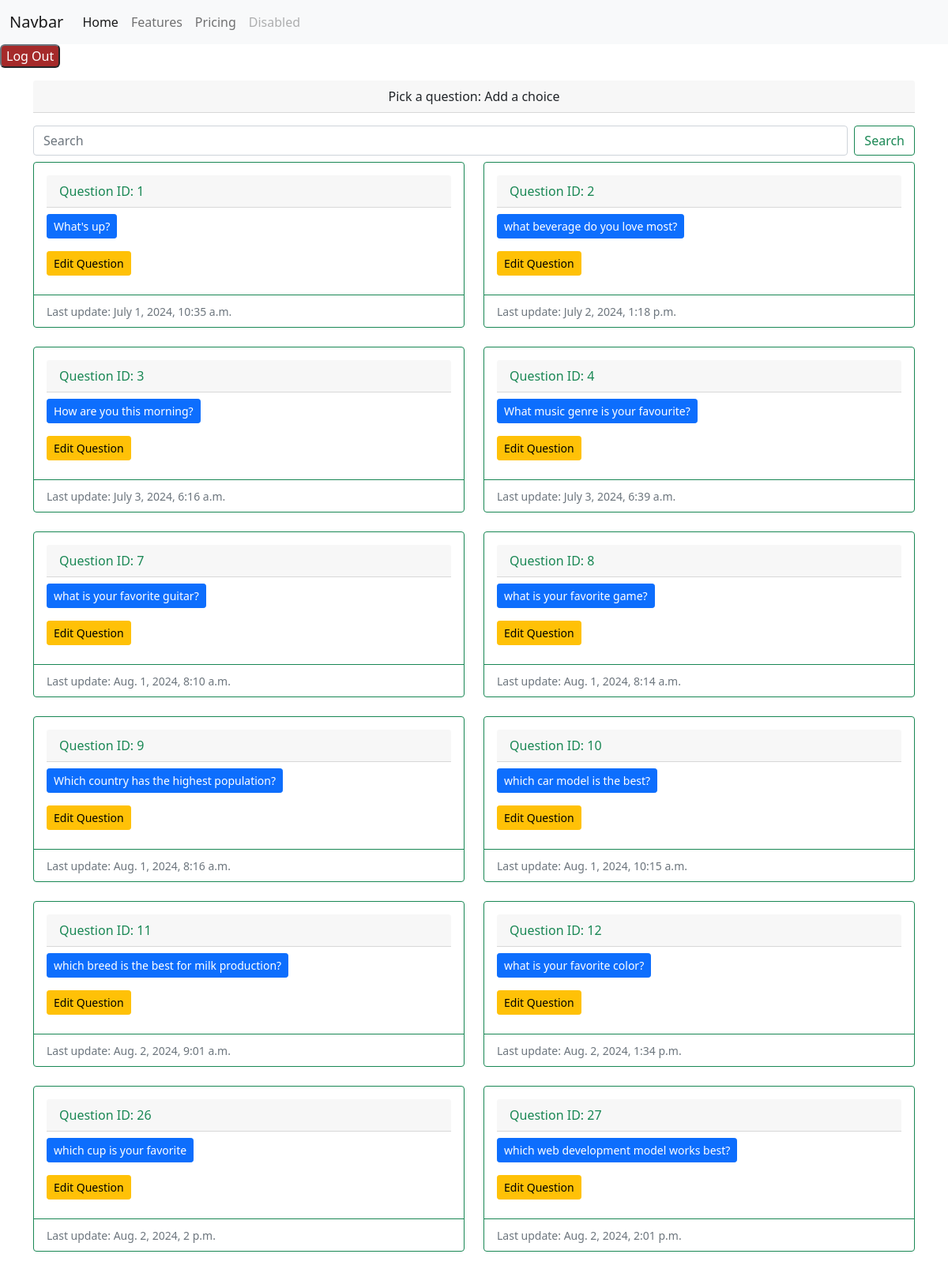
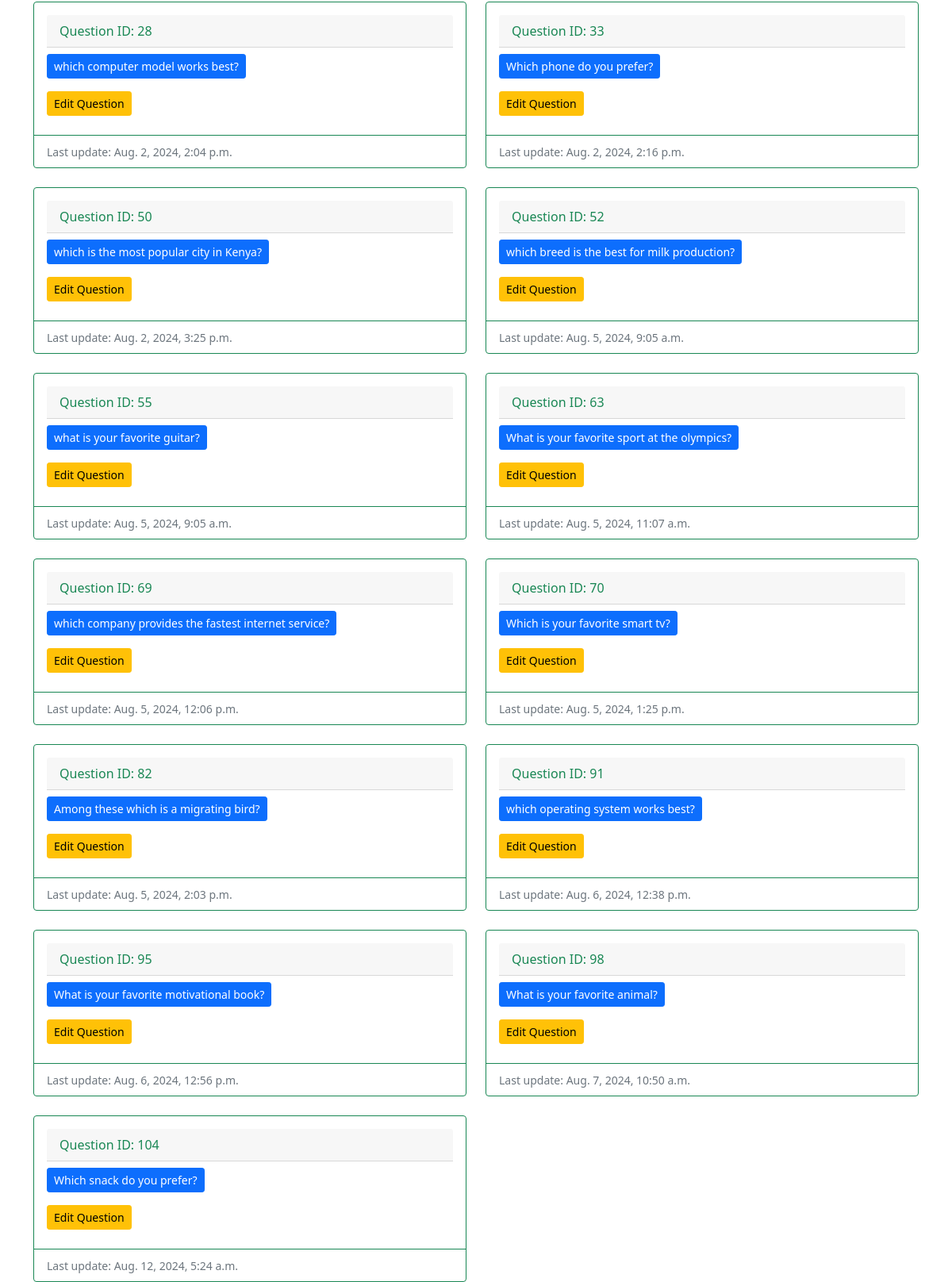
The page /users/available_questions/ (signed in) on the database its author committed (2 pictures, top to bottom).
### polls/models.py (models this page shows, shortened)
class Question(models.Model):
    question_text = models.CharField(max_length=255, null=True, blank=True)
    poll = models.ForeignKey('Poll', on_delete=models.SET_NULL, null=True, blank=True)
    pub_date = models.DateTimeField("date published",default=timezone.now)
    posted_by = models.ForeignKey(User, on_delete=models.SET_NULL, null=True, blank=True)
    timestamp = models.DateTimeField(default=timezone.now)

### users/views.py (the view)
# urls.py: path('available_questions/', views.AvailableQuestionsView.as_view(), name ='available_questions'),
class AvailableQuestionsView(LoginRequiredMixin, ListView):
    form_class = CreatePollForm
    template_name = 'users/available_questions.html'
    def get_context_data(self, **kwargs):
        context = super().get_context_data(**kwargs)
        context["questions"] = Question.objects.all()
        return context
    def get_queryset(self):  # new
        search_query = self.request.GET.get("search_quiz")
        if search_query:
            object_list = Question.objects.filter(
                question_text__icontains=search_query).order_by('-pub_date')
        else:
            object_list = Question.objects.all()
        return object_list

### users/templates/users/available_questions.html
{% extends 'base.html' %}
{% block content%}
<div class="text-center">
  <div class="card-header mb-3 mt-3">Pick a question: Add a choice</div>
</div>
<form action="{% url 'users:quizsearch' %}" method="GET" class="d-flex mb-2">
  <input class="form-control me-2" type="search" placeholder="Search" aria-label="Search"  name="search_quiz">
  <button class="btn btn-outline-success" type="submit">Search</button>
</form>
<div class="row row-cols-1 row-cols-md-2 g-4">
    {% for question in questions %}
    <div class="col">
      <div class="card border-success">
        <div class="card-body">
            <div class="card-header text-success ">Question ID: {{question.id}}
            </div>
          <h5 class="card-title mt-2">
            <a href="{% url 'users:create_poll_choice' question.id%}"
            class="btn btn-primary btn-sm">{{question.question_text}}</a>
            <div class="mt-3">
              <a href="#"
              class="btn btn-warning btn-sm">Edit Question</a>
            </div>
          </h5>
        </div>
        <div class="card-footer bg-transparent border-success">
            <p class="card-text"><small class="text-muted">Last update: {{question.pub_date}}</small></p>
        </div>
      </div>
    </div>
    {% endfor %}
  </div>
{%endblock%}

### rows shown on the page
Question: id "1", question_text "What's up?", pub_date "July 1, 2024, 10:35 a.m."
Question: id "2", question_text "what beverage do you love most?", pub_date "July 2, 2024, 1:18 p.m."
Question: id "3", question_text "How are you this morning?", pub_date "July 3, 2024, 6:16 a.m."
Question: id "4", question_text "What music genre is your favourite?", pub_date "July 3, 2024, 6:39 a.m."
Question: id "7", question_text "what is your favorite guitar?", pub_date "Aug. 1, 2024, 8:10 a.m."
Question: id "8", question_text "what is your favorite game?", pub_date "Aug. 1, 2024, 8:14 a.m."
Question: id "9", question_text "Which country has the highest population?", pub_date "Aug. 1, 2024, 8:16 a.m."
Question: id "10", question_text "which car model is the best?", pub_date "Aug. 1, 2024, 10:15 a.m."
Question: id "11", question_text "which breed is the best for milk production?", pub_date "Aug. 2, 2024, 9:01 a.m."
Question: id "12", question_text "what is your favorite color?", pub_date "Aug. 2, 2024, 1:34 p.m."
Question: id "26", question_text "which cup is your favorite", pub_date "Aug. 2, 2024, 2 p.m."
Question: id "27", question_text "which web development model works best?", pub_date "Aug. 2, 2024, 2:01 p.m."
Question: id "28", question_text "which computer model works best?", pub_date "Aug. 2, 2024, 2:04 p.m."
Question: id "33", question_text "Which phone do you prefer?", pub_date "Aug. 2, 2024, 2:16 p.m."
Question: id "50", question_text "which is the most popular city in Kenya?", pub_date "Aug. 2, 2024, 3:25 p.m."
Question: id "52", question_text "which breed is the best for milk production?", pub_date "Aug. 5, 2024, 9:05 a.m."
Question: id "55", question_text "what is your favorite guitar?", pub_date "Aug. 5, 2024, 9:05 a.m."
Question: id "63", question_text "What is your favorite sport at the olympics?", pub_date "Aug. 5, 2024, 11:07 a.m."
Question: id "69", question_text "which company provides the fastest internet service?", pub_date "Aug. 5, 2024, 12:06 p.m."
Question: id "70", question_text "Which is your favorite smart tv?", pub_date "Aug. 5, 2024, 1:25 p.m."
Question: id "82", question_text "Among these which is a migrating bird?", pub_date "Aug. 5, 2024, 2:03 p.m."
Question: id "91", question_text "which operating system works best?", pub_date "Aug. 6, 2024, 12:38 p.m."
Question: id "95", question_text "What is your favorite motivational book?", pub_date "Aug. 6, 2024, 12:56 p.m."
Question: id "98", question_text "What is your favorite animal?", pub_date "Aug. 7, 2024, 10:50 a.m."
Question: id "104", question_text "Which snack do you prefer?", pub_date "Aug. 12, 2024, 5:24 a.m."
